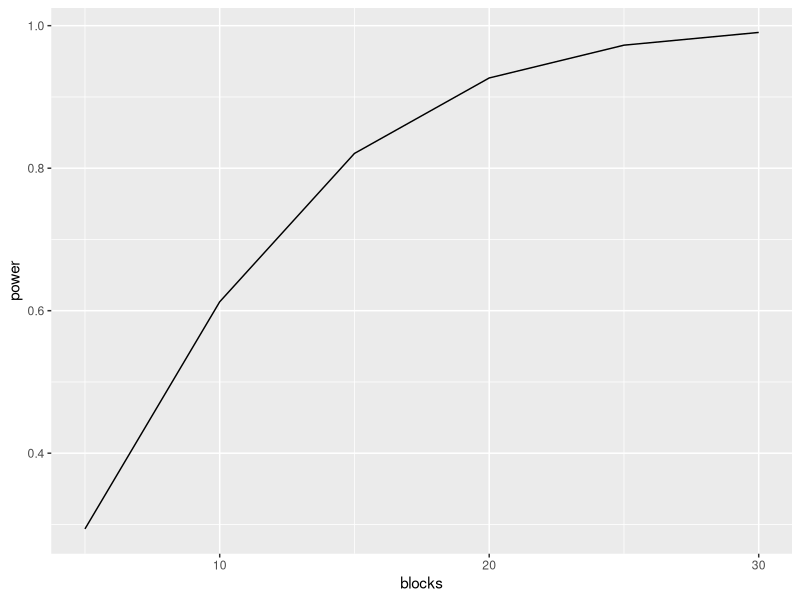

The R source for this figure:
## ---- chunk 1
knitr::opts_chunk$set(echo = TRUE)
## ---- chunk 2
library(stats)
treatment_means <- c(80,83,86,89)
five_block_power <- power.anova.test(groups=4, n=5, between.var=var(treatment_means), within.var=55, sig.level=0.05)
five_block_power
ten_block_power <- power.anova.test(groups=4, n=10, between.var=var(treatment_means), within.var=55, sig.level=0.05)
ten_block_power
fifteen_block_power <- power.anova.test(groups=4, n=15, between.var=var(treatment_means), within.var=55, sig.level=0.05)
fifteen_block_power
twenty_block_power <- power.anova.test(groups=4, n=20, between.var=var(treatment_means), within.var=55, sig.level=0.05)
twenty_block_power
twentyfive_block_power <- power.anova.test(groups=4, n=25, between.var=var(treatment_means), within.var=55, sig.level=0.05)
twentyfive_block_power
thirty_block_power <- power.anova.test(groups=4, n=30, between.var=var(treatment_means), within.var=55, sig.level=0.05)
thirty_block_power
eighty_power_block <- power.anova.test(groups=4, between.var=var(treatment_means), within.var=55, sig.level=0.05, power=0.80)
eighty_power_block
## ---- chunk 3
df <- data.frame(blocks=c(5,10,15,20,25,30), power=c(five_block_power$power,ten_block_power$power,fifteen_block_power$power,twenty_block_power$power,twentyfive_block_power$power,thirty_block_power$power))
library(ggplot2)
ggplot(aes(x=blocks, y=power), data=df)+geom_line()
